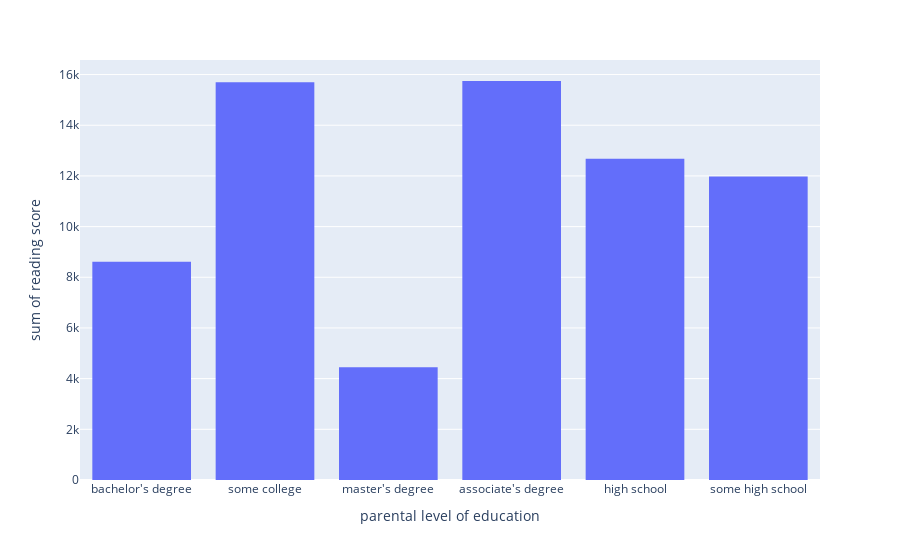

Source (notebook cell):
### Markdown cell above
## Reading Score by Parental Level of Education

### Code cell
fig2=px.histogram(df,x='parental level of education',y='reading score')
fig2

### Figure 1 — Plotly figure (JSON) as saved in the notebook; plotly's stock layout.template omitted (floating-point values rounded to 4 significant figures; data arrays with more than 128 entries replaced by an {"elided": "..."} marker saying what was removed)
{"data": [{"alignmentgroup": "True", "bingroup": "x", "histfunc": "sum", "hovertemplate": "parental level of education=%{x}<br>sum of reading score=%{y}<extra></extra>", "legendgroup": "", "marker": {"color": "#636efa", "pattern": {"shape": ""}}, "name": "", "offsetgroup": "", "orientation": "v", "showlegend": false, "type": "histogram", "x": {"elided": "1000 str values"}, "xaxis": "x", "y": {"elided": "1000 int values"}, "yaxis": "y"}], "layout": {"autosize": true, "barmode": "relative", "legend": {"tracegroupgap": 0}, "margin": {"t": 60}, "xaxis": {"anchor": "y", "autorange": true, "domain": [0, 1], "range": [-0.5, 5.5], "title": {"text": "parental level of education"}, "type": "category"}, "yaxis": {"anchor": "x", "autorange": true, "domain": [0, 1], "range": [0, 16570.0], "title": {"text": "sum of reading score"}, "type": "linear"}}}
